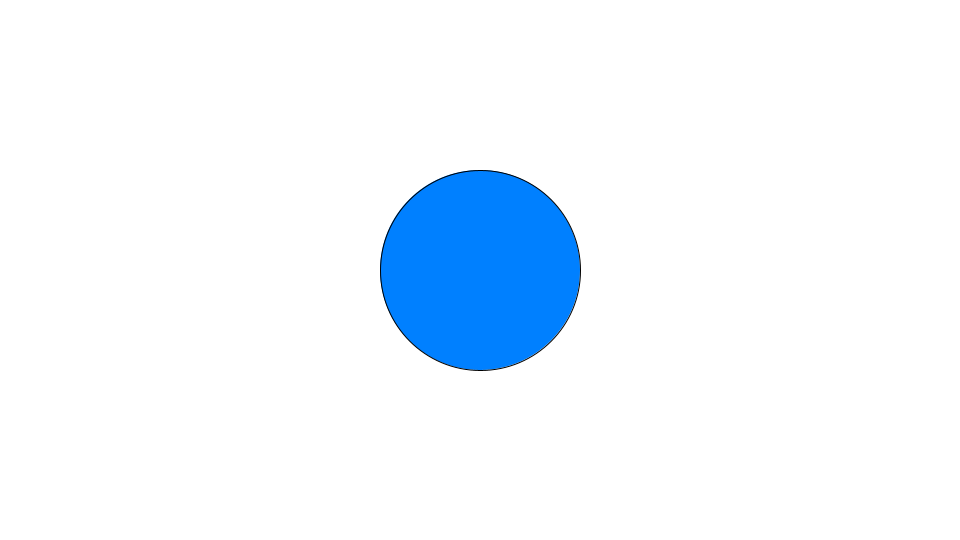
Frame 1 (no input)
Frame 60 (the mouse pressed at the canvas centre just before this capture): identical to frame 1, image omitted
Frame 120 (the mouse held since frame 60 and released just before this capture): identical to frame 1, image omitted

The Processing sketch that drew this single still picture (run headless with seeded random() and noise(); from frame 60 on, the mouse is pressed at the canvas centre):

// Processing sketch: sketch_010_fill
// ── sketch_010_fill.pde
// setup関数 : 初回1度だけ実行される
void setup(){
  size(960,540); //ウィンドウサイズを960px,540pxに
}

// draw関数 : setup関数実行後繰り返し実行される
void draw(){
  // 背景色を指定(R,G,B)
  background(255,255,255); //RGBは各0-255の数値で色を指定する

  // 塗りつぶしの色を指定
  fill(0,128,255);

  // 楕円を描画
  ellipse(480,270,200,200); //x,y,幅,高さを指定
}
